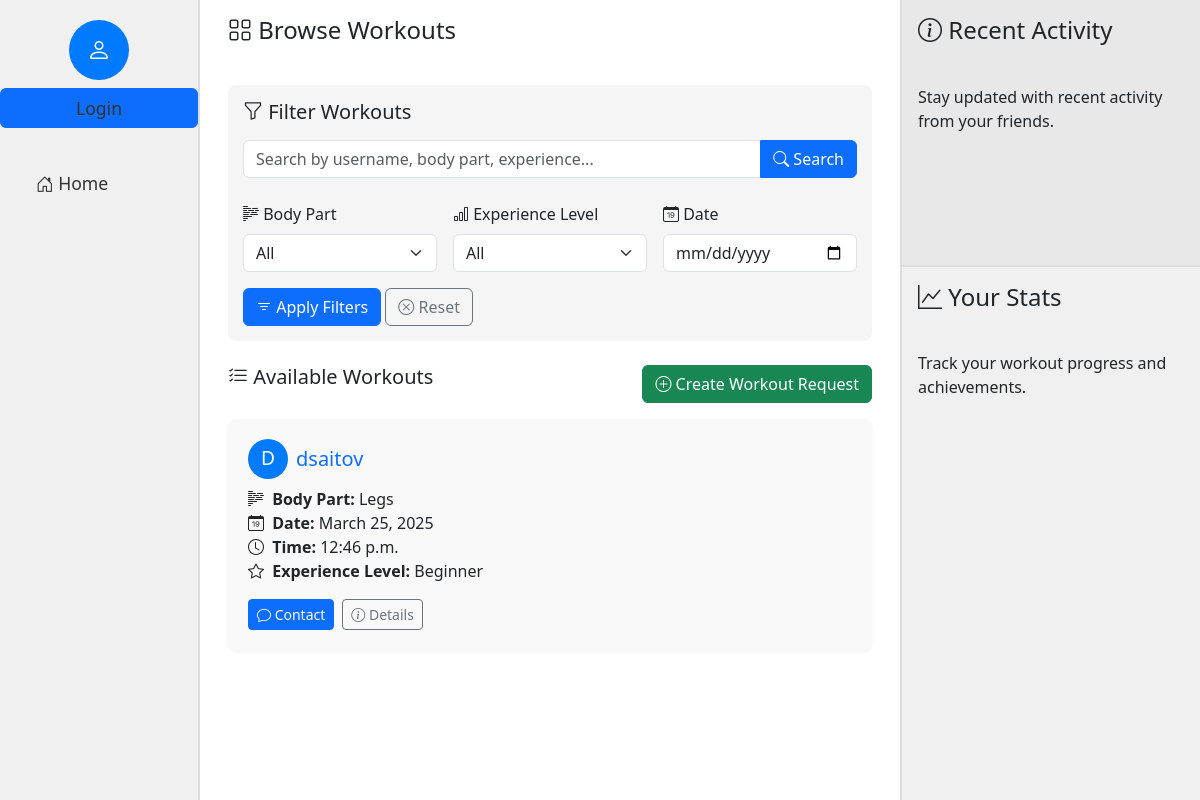
The app's page /, older data.
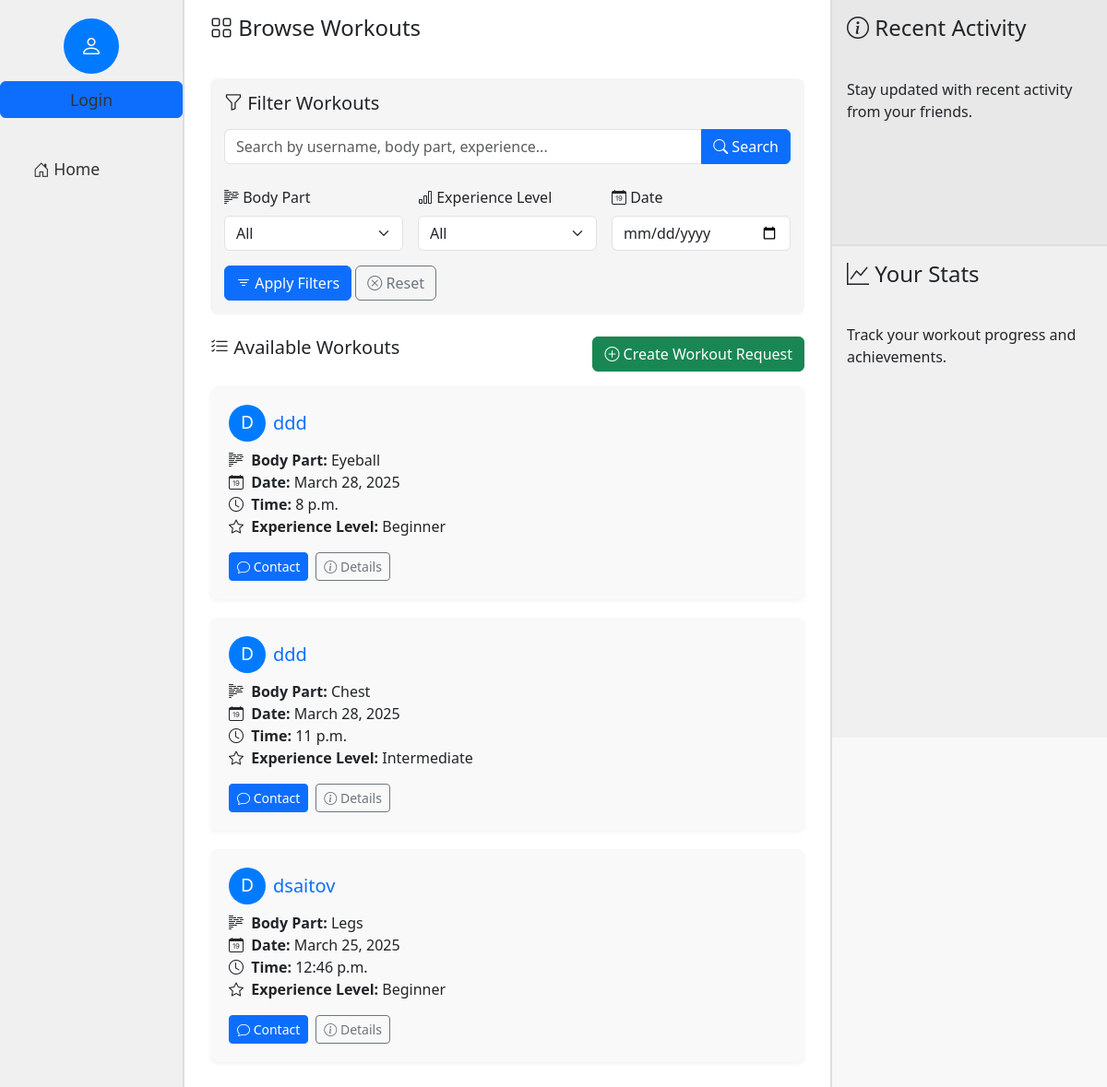
The same page, newer data.
### main/models.py (models this page shows, shortened)
class WorkoutRequest(models.Model):
    user = models.ForeignKey(settings.AUTH_USER_MODEL, on_delete=models.CASCADE, related_name="workout_requests")
    date = models.DateField()
    time = models.TimeField()
    body_part = models.CharField(max_length=100)
    experience_level = models.CharField(max_length=50, choices=[('Beginner', 'Beginner'), ('Intermediate', 'Intermediate'), ('Advanced', 'Advanced')])
    created_at = models.DateTimeField(auto_now_add=True)

class User(AbstractUser):
    name = models.CharField(max_length=200, null=True)
    email = models.EmailField(unique=True, null=True)
    bio = models.TextField(null=True)
    avatar = models.ImageField(null=True, default="avatar.svg")
    profile_picture = models.ImageField(upload_to='profile_images/', null=True, blank=True)
    groups = models.ManyToManyField(
        'auth.Group',
        related_name='main_user_set',
        blank=True,
        help_text='The groups this user belongs to.',
        verbose_name='groups',
    )
    user_permissions = models.ManyToManyField(
        'auth.Permission',
        related_name='main_user_set',
        blank=True,
        help_text='Specific permissions for this user.',
        verbose_name='user permissions',
    )
    USERNAME_FIELD = 'email'
    REQUIRED_FIELDS = ['username']  # Username is required for AbstractUser
    class Meta:
        app_label = 'main'
        db_table = 'main_user'

### main/views.py (the view)
# urls.py: path('', views.index, name='index'),
def index(request):
    workout_requests = WorkoutRequest.objects.all().order_by('-created_at')
    body_part = request.GET.get('body_part')
    experience_level = request.GET.get('experience_level')
    date = request.GET.get('date')
    search_query = request.GET.get('search')
    if body_part and body_part != 'All':
        workout_requests = workout_requests.filter(body_part=body_part)
    if experience_level and experience_level != 'All':
        workout_requests = workout_requests.filter(experience_level=experience_level)
    if date:
        workout_requests = workout_requests.filter(date=date)
    if search_query:
        workout_requests = workout_requests.filter(
            Q(user__username__icontains=search_query) |
            Q(body_part__icontains=search_query) |
            Q(experience_level__icontains=search_query)
        )
    return render(request, 'index.html', {'workout_requests': workout_requests})

### templates/index.html (shortened to what this page needs)
{% extends 'main.html' %}
{% block content %}
<div class="container-fluid">
    <div class="row">
        <div class="col-2 left-column">
            {% include 'partials/sidebar.html' %}
        </div>
        <div class="col-7 center-column">
            <h4 class="p-3"><i class="bi bi-grid"></i> Browse Workouts</h4>
            <div class="p-3">
                <div class="filter-section mb-4">
                    <h5 class="mb-3"><i class="bi bi-funnel"></i> Filter Workouts</h5>
                    <form class="row g-3" method="GET">
                        <div class="col-md-12 mb-2">
                            <div class="input-group">
                                <input type="text" class="form-control" placeholder="Search by username, body part, experience..." name="search" value="{{ request.GET.search|default:'' }}">
                                <button class="btn btn-primary" type="submit">
                                    <i class="bi bi-search"></i> Search
                                </button>
                            </div>
                        </div>
                        <div class="col-md-4">
                            <label class="form-label"><i class="bi bi-body-text"></i> Body Part</label>
                            <select class="form-select" name="body_part">
                                <option value="All" {% if request.GET.body_part == "All" or not request.GET.body_part %}selected{% endif %}>All</option>
                            </select>
                        </div>
                        <div class="col-md-4">
                            <label class="form-label"><i class="bi bi-bar-chart"></i> Experience Level</label>
                            <select class="form-select" name="experience_level">
                                <option value="All" {% if request.GET.experience_level == "All" or not request.GET.experience_level %}selected{% endif %}>All</option>
                            </select>
                        </div>
                        <div class="col-md-4">
                            <label class="form-label"><i class="bi bi-calendar-date"></i> Date</label>
                            <input type="date" class="form-control" name="date" value="{{ request.GET.date|default:'' }}">
                        </div>
                        <div class="col-12 mt-3">
                            <button type="submit" class="btn btn-primary">
                                <i class="bi bi-filter"></i> Apply Filters
                            </button>
                            <a href="{% url 'index' %}" class="btn btn-outline-secondary">
                                <i class="bi bi-x-circle"></i> Reset
                            </a>
                        </div>
                    </form>
                </div>
                <div class="d-flex justify-content-between mb-3">
                    <h5><i class="bi bi-list-check"></i> Available Workouts</h5>
                    <a href="{% url 'create_workout_request' %}" class="btn btn-success">
                        <i class="bi bi-plus-circle"></i> Create Workout Request
                    </a>
                </div>
                {% for request in workout_requests %}
                    <div class="workout-card">
                        <div class="d-flex align-items-center mb-2">
                            {% if request.user.profile_picture %}
                                <img src="{{ request.user.profile_picture.url }}" alt="{{ request.user.username }}" class="rounded-circle me-2" style="width: 40px; height: 40px; object-fit: cover;">
                            {% else %}
                                <div class="profile-circle me-2" style="width: 40px; height: 40px; font-size: 1.2rem;">
                                    {{ request.user.username.0|upper }}
                                </div>
                            {% endif %}
                            <h5 class="mb-0">
                                <a href="{% url 'profile' username=request.user.username %}" class="text-decoration-none">
                                    {{ request.user.username }}
                                </a>
                            </h5>
                        </div>
                        <p class="mb-1">
                            <i class="bi bi-body-text me-1"></i> <strong>Body Part:</strong> {{ request.body_part }}<br>
                            <i class="bi bi-calendar-date me-1"></i> <strong>Date:</strong> {{ request.date }}<br>
                            <i class="bi bi-clock me-1"></i> <strong>Time:</strong> {{ request.time }}<br>
                            <i class="bi bi-star me-1"></i> <strong>Experience Level:</strong> {{ request.experience_level }}
                        </p>
                        <div class="d-flex mt-3">
                            {% if request.user == user %}
                                <a href="{% url 'edit_workout_request' workout_id=request.id %}" class="btn btn-sm btn-warning me-2">
                                    <i class="bi bi-pencil"></i> Edit
                                </a>
                                <a href="{% url 'delete_workout_request' workout_id=request.id %}" class="btn btn-sm btn-danger me-2">
                                    <i class="bi bi-trash"></i> Delete
                                </a>
                            {% else %}
                                <a href="{% url 'conversation' username=request.user.username %}" class="btn btn-sm btn-primary me-2">
                                    <i class="bi bi-chat"></i> Contact
                                </a>
                            {% endif %}
                            <button class="btn btn-sm btn-outline-secondary">
                                <i class="bi bi-info-circle"></i> Details
                            </button>
                        </div>
                    </div>
                {% empty %}
                    <div class="text-center py-5">
                        <i class="bi bi-calendar2-x" style="font-size: 3rem; color: #ccc;"></i>
                        <p class="mt-3">No workout requests available.</p>
                        <a href="{% url 'create_workout_request' %}" class="btn btn-primary mt-2">Create your first request</a>
                    </div>
                {% endfor %}
            </div>
        </div>
        <div class="col-3 right-column">
            <div class="right-top">
                <h4 class="p-3"><i class="bi bi-info-circle"></i> Recent Activity</h4>
                <div class="p-3">
                    <p>Stay updated with recent activity from your friends.</p>
                </div>
            </div>
            <div class="right-bottom">
                <h4 class="p-3"><i class="bi bi-graph-up"></i> Your Stats</h4>
                <div class="p-3">
                    <p>Track your workout progress and achievements.</p>
                </div>
            </div>
        </div>
    </div>
</div>
{% endblock %}

### templates/main.html (shortened to what this page needs)
<!DOCTYPE html>
<html lang="en">
<head>
    <link href="https://cdn.jsdelivr.net/npm/bootstrap@5.3.0/dist/css/bootstrap.min.css" rel="stylesheet">
    <link rel="stylesheet" href="https://cdn.jsdelivr.net/npm/bootstrap-icons@1.10.0/font/bootstrap-icons.css">
</head>
<body>
    {% block content %}
    {% endblock %}
</body>
</html>

### templates/partials/sidebar.html
{% if user.is_authenticated %}
    <div class="text-center mb-4">
        {% if user.profile_picture %}
            <img src="{{ user.profile_picture.url }}" alt="{{ user.username }}" class="profile-picture" style="width: 60px; height: 60px;">
        {% else %}
            <div class="profile-circle mx-auto" style="width: 60px; height: 60px; font-size: 1.5rem;">
                <a href="{% url 'profile' user.username %}">{{ user.username.0|upper }}</a>
            </div>
        {% endif %}
        <div class="mt-2 fw-semibold"><a href="{% url 'profile' user.username %}">@{{ user.username }}</a></div>
    </div>
    <ul class="nav flex-column">
        <li class="nav-item">
            <a href="{% url 'index' %}" class="nav-link {% if request.path == '/' %}active{% endif %}">
                <i class="bi bi-house-door"></i> Home
            </a>
        </li>
        <li class="nav-item">
            <a href="{% url 'inbox' %}" class="nav-link {% if 'inbox' in request.path or 'conversation' in request.path %}active{% endif %}">
                <i class="bi bi-chat"></i> Messages
            </a>
        </li>
        <li class="nav-item">
            <a href="{% url 'friend_list' %}" class="nav-link {% if 'friends' in request.path %}active{% endif %}">
                <i class="bi bi-people"></i> Friends
            </a>
        </li>
        <li class="nav-item">
            <a href="{% url 'Calendar' %}" class="nav-link {% if 'calendar' in request.path %}active{% endif %}">
                <i class="bi bi-calendar"></i> Calendar
            </a>
        </li>
        <li class="nav-item">
            <a href="{% url 'settings' %}" class="nav-link {% if 'settings' in request.path %}active{% endif %}">
                <i class="bi bi-gear"></i> Settings
            </a>
        </li>
    </ul>
    <div class="mt-auto text-center" style="position: relative; bottom: 20px; width: 100%; padding: 0 20px;">
        <a href="{% url 'logout' %}" class="btn btn-outline-danger w-100">
            <i class="bi bi-box-arrow-right"></i> Logout
        </a>
    </div>
{% else %}
    <div class="text-center mb-4">
        <div class="profile-circle mx-auto" style="width: 60px; height: 60px; font-size: 1.5rem;">
            <i class="bi bi-person"></i>
        </div>
        <div class="mt-2">
            <a href="{% url 'login' %}" class="btn btn-primary">Login</a>
        </div>
    </div>
    <ul class="nav flex-column">
        <li class="nav-item">
            <a href="{% url 'index' %}" class="nav-link {% if request.path == '/' %}active{% endif %}">
                <i class="bi bi-house-door"></i> Home
            </a>
        </li>
    </ul>
{% endif %}

### templates/main.html (style rules this page uses)
.left-column { background-color: #f0f0f0; min-height: 100vh; border-right: 2px solid #ddd; padding: 20px 0; }
.left-column ul { list-style: none; padding: 0; margin: 0; }
.left-column li { padding: 10px 20px; transition: background-color 0.2s; }
.left-column a { color: #333; text-decoration: none; display: block; font-size: 1.1em; }
.center-column { background-color: #ffffff; min-height: 100vh; }
.right-column { background-color: #f8f8f8; min-height: 100vh; border-left: 2px solid #ddd; padding: 0; }
.right-top { background-color: #e8e8e8; min-height: 33.33vh; border-bottom: 2px solid #ddd; }
.right-bottom { background-color: #f0f0f0; min-height: 66.67vh; }
.profile-circle { background-color: #007bff; color: white; border-radius: 50%; display: flex; align-items: center; justify-content: center; }
.filter-section { background-color: #f5f5f5; border-radius: 8px; padding: 15px; margin-bottom: 20px; }
.workout-card { background-color: #f9f9f9; border-radius: 8px; padding: 20px; margin-bottom: 20px; box-shadow: 0 2px 4px rgba(0,0,0,0.05); transition: transform 0.2s; }

Row changes from the older to the newer data that the page shows:
added WorkoutRequest: user.username.0 "D", user.username "ddd", body_part "Eyeball", date "March 28, 2025", time "8 p.m.", experience_level "Beginner", shows "Contact"
added WorkoutRequest: user.username.0 "D", user.username "ddd", body_part "Chest", date "March 28, 2025", time "11 p.m.", experience_level "Intermediate", shows "Contact"
